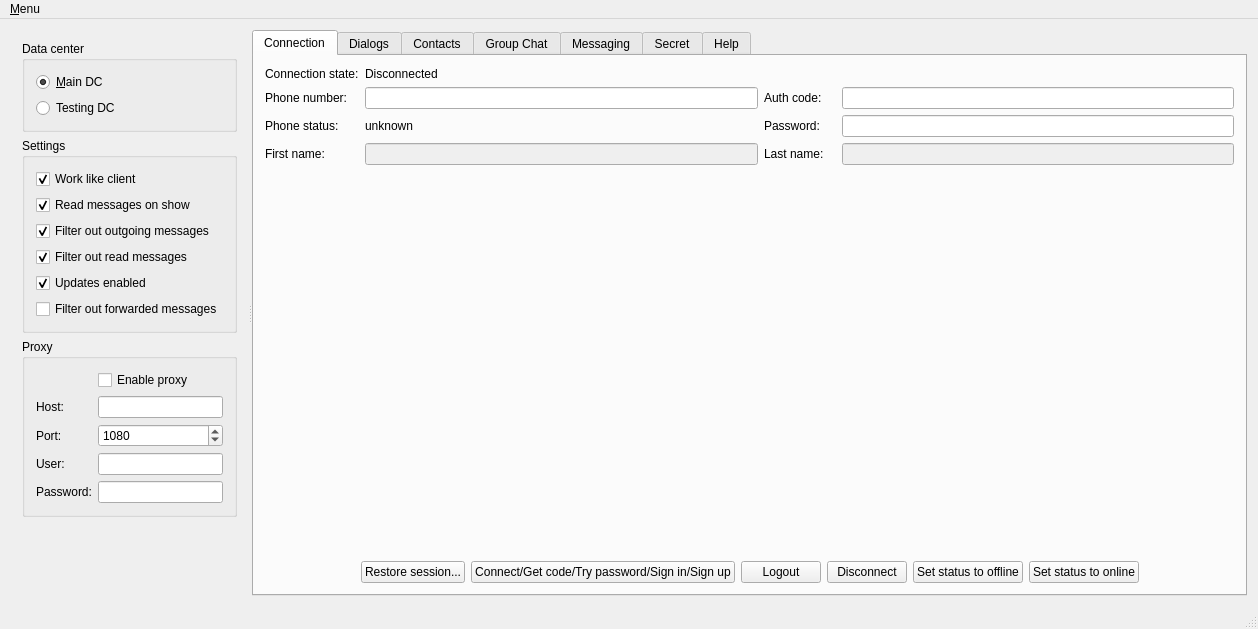
<?xml version="1.0" encoding="UTF-8"?>
<ui version="4.0">
 <class>MainWindow</class>
 <widget class="QMainWindow" name="MainWindow">
  <property name="geometry">
   <rect>
    <x>0</x>
    <y>0</y>
    <width>1255</width>
    <height>629</height>
   </rect>
  </property>
  <property name="windowTitle">
   <string>TelegramQt Test Application</string>
  </property>
  <widget class="QWidget" name="centralWidget">
   <layout class="QVBoxLayout" name="verticalLayout">
    <item>
     <widget class="QSplitter" name="mainSplitter">
      <property name="orientation">
       <enum>Qt::Horizontal</enum>
      </property>
      <widget class="QWidget" name="layoutWidget1">
       <layout class="QVBoxLayout" name="leftPanel">
        <item>
         <widget class="QGroupBox" name="groupBox">
          <property name="title">
           <string>Data center</string>
          </property>
          <layout class="QGridLayout" name="gridLayout">
           <item row="1" column="0">
            <widget class="QRadioButton" name="mainDcRadio">
             <property name="text">
              <string>&amp;Main DC</string>
             </property>
             <property name="checked">
              <bool>true</bool>
             </property>
            </widget>
           </item>
           <item row="2" column="0">
            <widget class="QRadioButton" name="testingDcRadio">
             <property name="text">
              <string>Testing DC</string>
             </property>
             <property name="checked">
              <bool>false</bool>
             </property>
            </widget>
           </item>
          </layout>
         </widget>
        </item>
        <item>
         <widget class="QGroupBox" name="groupBox_2">
          <property name="title">
           <string>Settings</string>
          </property>
          <layout class="QGridLayout" name="gridLayout_8">
           <item row="2" column="0">
            <widget class="QCheckBox" name="settingsReceivingFilterOutMessages">
             <property name="text">
              <string>Filter out outgoing messages</string>
             </property>
             <property name="checked">
              <bool>true</bool>
             </property>
            </widget>
           </item>
           <item row="0" column="0">
            <widget class="QCheckBox" name="workLikeClient">
             <property name="toolTip">
              <string>Set checked to enable client behavior. E.g. set online status on connection and set offline status on app quit.</string>
             </property>
             <property name="text">
              <string>Work like client</string>
             </property>
             <property name="checked">
              <bool>true</bool>
             </property>
            </widget>
           </item>
           <item row="3" column="0">
            <widget class="QCheckBox" name="settingsReceivingFilterReadMessages">
             <property name="text">
              <string>Filter out read messages</string>
             </property>
             <property name="checked">
              <bool>true</bool>
             </property>
            </widget>
           </item>
           <item row="5" column="0">
            <widget class="QCheckBox" name="settingsReceivingFilterForwardedMessages">
             <property name="text">
              <string>Filter out forwarded messages</string>
             </property>
            </widget>
           </item>
           <item row="1" column="0">
            <widget class="QCheckBox" name="settingsReadMessages">
             <property name="text">
              <string>Read messages on show</string>
             </property>
             <property name="checked">
              <bool>true</bool>
             </property>
            </widget>
           </item>
           <item row="4" column="0">
            <widget class="QCheckBox" name="settingsUpdatesEnabled">
             <property name="text">
              <string>Updates enabled</string>
             </property>
             <property name="checked">
              <bool>true</bool>
             </property>
            </widget>
           </item>
          </layout>
         </widget>
        </item>
        <item>
         <widget class="QGroupBox" name="groupBox_3">
          <property name="title">
           <string>Proxy</string>
          </property>
          <layout class="QFormLayout" name="formLayout">
           <item row="1" column="0">
            <widget class="QLabel" name="label_7">
             <property name="text">
              <string>Host:</string>
             </property>
            </widget>
           </item>
           <item row="1" column="1">
            <widget class="QLineEdit" name="settingsProxyHost"/>
           </item>
           <item row="2" column="0">
            <widget class="QLabel" name="label_8">
             <property name="text">
              <string>Port:</string>
             </property>
            </widget>
           </item>
           <item row="2" column="1">
            <widget class="QSpinBox" name="settingsProxyPort">
             <property name="maximum">
              <number>65535</number>
             </property>
             <property name="value">
              <number>1080</number>
             </property>
            </widget>
           </item>
           <item row="0" column="1">
            <widget class="QCheckBox" name="settingsProxyEnable">
             <property name="text">
              <string>Enable proxy</string>
             </property>
            </widget>
           </item>
           <item row="3" column="0">
            <widget class="QLabel" name="label_9">
             <property name="text">
              <string>User:</string>
             </property>
            </widget>
           </item>
           <item row="3" column="1">
            <widget class="QLineEdit" name="settingsProxyUser"/>
           </item>
           <item row="4" column="0">
            <widget class="QLabel" name="label_18">
             <property name="text">
              <string>Password:</string>
             </property>
            </widget>
           </item>
           <item row="4" column="1">
            <widget class="QLineEdit" name="settingsProxyPassword">
             <property name="echoMode">
              <enum>QLineEdit::Password</enum>
             </property>
            </widget>
           </item>
          </layout>
         </widget>
        </item>
        <item>
         <spacer name="verticalSpacer_2">
          <property name="orientation">
           <enum>Qt::Vertical</enum>
          </property>
          <property name="sizeHint" stdset="0">
           <size>
            <width>20</width>
            <height>20</height>
           </size>
          </property>
         </spacer>
        </item>
       </layout>
      </widget>
      <widget class="QTabWidget" name="tabWidget">
       <property name="currentIndex">
        <number>0</number>
       </property>
       <widget class="QWidget" name="tabMain">
        <attribute name="title">
         <string>Connection</string>
        </attribute>
        <layout class="QGridLayout" name="gridLayout_6" rowstretch="0,0,0,0,0,0">
         <item row="3" column="5">
          <widget class="QLineEdit" name="lastName">
           <property name="enabled">
            <bool>false</bool>
           </property>
          </widget>
         </item>
         <item row="0" column="0">
          <widget class="QLabel" name="label">
           <property name="text">
            <string>Connection state:</string>
           </property>
          </widget>
         </item>
         <item row="1" column="1">
          <widget class="QLineEdit" name="phoneNumber"/>
         </item>
         <item row="1" column="5">
          <widget class="QLineEdit" name="confirmationCode">
           <property name="echoMode">
            <enum>QLineEdit::Password</enum>
           </property>
          </widget>
         </item>
         <item row="1" column="0">
          <widget class="QLabel" name="label_2">
           <property name="text">
            <string>Phone number:</string>
           </property>
          </widget>
         </item>
         <item row="3" column="1">
          <widget class="QLineEdit" name="firstName">
           <property name="enabled">
            <bool>false</bool>
           </property>
          </widget>
         </item>
         <item row="2" column="0">
          <widget class="QLabel" name="label_4">
           <property name="text">
            <string>Phone status:</string>
           </property>
          </widget>
         </item>
         <item row="3" column="2">
          <widget class="QLabel" name="lastNameLabel">
           <property name="enabled">
            <bool>true</bool>
           </property>
           <property name="text">
            <string>Last name:</string>
           </property>
          </widget>
         </item>
         <item row="5" column="0" colspan="6">
          <layout class="QHBoxLayout" name="horizontalLayout">
           <item>
            <spacer name="horizontalSpacer_3">
             <property name="orientation">
              <enum>Qt::Horizontal</enum>
             </property>
             <property name="sizeHint" stdset="0">
              <size>
               <width>40</width>
               <height>20</height>
              </size>
             </property>
            </spacer>
           </item>
           <item>
            <widget class="QPushButton" name="restoreSession">
             <property name="text">
              <string>Restore session...</string>
             </property>
            </widget>
           </item>
           <item>
            <widget class="QPushButton" name="connectionStepButton">
             <property name="text">
              <string>Connect/Get code/Try password/Sign in/Sign up</string>
             </property>
            </widget>
           </item>
           <item>
            <widget class="QPushButton" name="logoutButton">
             <property name="toolTip">
              <string>Destroy the session</string>
             </property>
             <property name="text">
              <string>Logout</string>
             </property>
            </widget>
           </item>
           <item>
            <widget class="QPushButton" name="disconnectButton">
             <property name="text">
              <string>Disconnect</string>
             </property>
            </widget>
           </item>
           <item>
            <widget class="QPushButton" name="setStatusOffline">
             <property name="toolTip">
              <string>Set visible status to offline. Actual connection status will not be changed.</string>
             </property>
             <property name="text">
              <string>Set status to offline</string>
             </property>
            </widget>
           </item>
           <item>
            <widget class="QPushButton" name="setStatusOnline">
             <property name="toolTip">
              <string>Set visible status to online. Actual connection status will not be changed.</string>
             </property>
             <property name="text">
              <string>Set status to online</string>
             </property>
            </widget>
           </item>
           <item>
            <spacer name="horizontalSpacer_2">
             <property name="orientation">
              <enum>Qt::Horizontal</enum>
             </property>
             <property name="sizeHint" stdset="0">
              <size>
               <width>40</width>
               <height>20</height>
              </size>
             </property>
            </spacer>
           </item>
          </layout>
         </item>
         <item row="1" column="2">
          <widget class="QLabel" name="label_5">
           <property name="text">
            <string>Auth code:</string>
           </property>
          </widget>
         </item>
         <item row="0" column="1">
          <widget class="QLabel" name="connectionState">
           <property name="text">
            <string>Disconnected</string>
           </property>
          </widget>
         </item>
         <item row="4" column="1">
          <spacer name="verticalSpacer_3">
           <property name="orientation">
            <enum>Qt::Vertical</enum>
           </property>
           <property name="sizeHint" stdset="0">
            <size>
             <width>20</width>
             <height>20</height>
            </size>
           </property>
          </spacer>
         </item>
         <item row="3" column="0">
          <widget class="QLabel" name="firstNameLabel">
           <property name="enabled">
            <bool>true</bool>
           </property>
           <property name="text">
            <string>First name:</string>
           </property>
          </widget>
         </item>
         <item row="2" column="1">
          <widget class="QLabel" name="phoneStatus">
           <property name="text">
            <string>unknown</string>
           </property>
          </widget>
         </item>
         <item row="2" column="2">
          <widget class="QLabel" name="passwordLabel">
           <property name="text">
            <string>Password:</string>
           </property>
          </widget>
         </item>
         <item row="2" column="5">
          <widget class="QLineEdit" name="password">
           <property name="echoMode">
            <enum>QLineEdit::Password</enum>
           </property>
          </widget>
         </item>
        </layout>
       </widget>
       <widget class="QWidget" name="tabDialogs">
        <attribute name="title">
         <string>Dialogs</string>
        </attribute>
        <layout class="QGridLayout" name="gridLayout_13">
         <item row="0" column="0">
          <widget class="QTableView" name="dialogList">
           <attribute name="verticalHeaderDefaultSectionSize">
            <number>64</number>
           </attribute>
          </widget>
         </item>
        </layout>
       </widget>
       <widget class="QWidget" name="tabContacts">
        <attribute name="title">
         <string>Contacts</string>
        </attribute>
        <layout class="QGridLayout" name="gridLayout_9">
         <item row="0" column="0">
          <widget class="QSplitter" name="contactsSplitter">
           <property name="orientation">
            <enum>Qt::Vertical</enum>
           </property>
           <widget class="QTableView" name="contactListTable">
            <attribute name="verticalHeaderDefaultSectionSize">
             <number>64</number>
            </attribute>
           </widget>
           <widget class="QTableView" name="contactSearchResult">
            <property name="contextMenuPolicy">
             <enum>Qt::CustomContextMenu</enum>
            </property>
            <attribute name="verticalHeaderDefaultSectionSize">
             <number>64</number>
            </attribute>
           </widget>
          </widget>
         </item>
         <item row="1" column="0">
          <layout class="QHBoxLayout" name="horizontalLayout_2">
           <item>
            <widget class="QLabel" name="label_3">
             <property name="text">
              <string>Contact:</string>
             </property>
            </widget>
           </item>
           <item>
            <widget class="QLineEdit" name="currentContact"/>
           </item>
           <item>
            <widget class="QPushButton" name="findContact">
             <property name="text">
              <string>Find contact</string>
             </property>
            </widget>
           </item>
           <item>
            <widget class="QPushButton" name="addContact">
             <property name="text">
              <string>Add contact</string>
             </property>
            </widget>
           </item>
           <item>
            <widget class="QPushButton" name="deleteContact">
             <property name="text">
              <string>Delete contact</string>
             </property>
            </widget>
           </item>
           <item>
            <widget class="QPushButton" name="blockContact">
             <property name="text">
              <string>Block contact</string>
             </property>
            </widget>
           </item>
           <item>
            <widget class="QPushButton" name="unblockContact">
             <property name="text">
              <string>Unblock contact</string>
             </property>
            </widget>
           </item>
          </layout>
         </item>
        </layout>
       </widget>
       <widget class="QWidget" name="tabChats">
        <attribute name="title">
         <string>Group Chat</string>
        </attribute>
        <layout class="QGridLayout" name="gridLayout_7">
         <item row="0" column="1">
          <widget class="QLineEdit" name="groupChatName"/>
         </item>
         <item row="1" column="0" colspan="2">
          <widget class="QSplitter" name="groupChatSplitter">
           <property name="orientation">
            <enum>Qt::Horizontal</enum>
           </property>
           <widget class="QWidget" name="layoutWidget2">
            <layout class="QGridLayout" name="groupChatMessagingGrid">
             <item row="0" column="0">
              <widget class="QTableView" name="groupChatMessagingView">
               <property name="verticalScrollMode">
                <enum>QAbstractItemView::ScrollPerPixel</enum>
               </property>
               <property name="horizontalScrollMode">
                <enum>QAbstractItemView::ScrollPerPixel</enum>
               </property>
              </widget>
             </item>
             <item row="1" column="0">
              <layout class="QGridLayout" name="gridLayout_14">
               <item row="0" column="5">
                <widget class="QPushButton" name="groupChatGetHistoryRequest">
                 <property name="text">
                  <string>Request</string>
                 </property>
                </widget>
               </item>
               <item row="1" column="1" colspan="4">
                <widget class="QLineEdit" name="groupChatMessage"/>
               </item>
               <item row="1" column="0">
                <widget class="QLabel" name="label_13">
                 <property name="text">
                  <string>Message:</string>
                 </property>
                </widget>
               </item>
               <item row="0" column="1">
                <widget class="QLabel" name="label_28">
                 <property name="text">
                  <string>Messages:</string>
                 </property>
                </widget>
               </item>
               <item row="0" column="4">
                <widget class="QSpinBox" name="groupChatGetHistoryOffset">
                 <property name="maximum">
                  <number>10000</number>
                 </property>
                </widget>
               </item>
               <item row="0" column="0">
                <widget class="QLabel" name="label_25">
                 <property name="text">
                  <string>&lt;b&gt;Get history:&lt;/b&gt;</string>
                 </property>
                </widget>
               </item>
               <item row="0" column="2">
                <widget class="QSpinBox" name="groupChatGetHistoryLimit">
                 <property name="maximum">
                  <number>10000</number>
                 </property>
                 <property name="value">
                  <number>30</number>
                 </property>
                </widget>
               </item>
               <item row="0" column="3">
                <widget class="QLabel" name="label_26">
                 <property name="text">
                  <string>Offset:</string>
                 </property>
                </widget>
               </item>
               <item row="1" column="5">
                <widget class="QPushButton" name="groupChatSendButton">
                 <property name="text">
                  <string>Send</string>
                 </property>
                </widget>
               </item>
               <item row="1" column="6">
                <widget class="QPushButton" name="groupChatAttachButton">
                 <property name="text">
                  <string>Attach</string>
                 </property>
                </widget>
               </item>
              </layout>
             </item>
            </layout>
           </widget>
           <widget class="QWidget" name="layoutWidget3">
            <layout class="QGridLayout" name="groupChatContactsGrid">
             <item row="2" column="1">
              <widget class="QLineEdit" name="groupChatContactPhone"/>
             </item>
             <item row="1" column="0" colspan="5">
              <widget class="QTableView" name="groupChatContacts">
               <attribute name="verticalHeaderDefaultSectionSize">
                <number>64</number>
               </attribute>
              </widget>
             </item>
             <item row="2" column="2">
              <widget class="QPushButton" name="groupChatAddContact">
               <property name="text">
                <string>Add/Remove</string>
               </property>
              </widget>
             </item>
             <item row="2" column="0">
              <widget class="QLabel" name="label_12">
               <property name="text">
                <string>Contact phone:</string>
               </property>
              </widget>
             </item>
             <item row="0" column="0" colspan="5">
              <widget class="QLabel" name="label_10">
               <property name="text">
                <string>Contacts:</string>
               </property>
               <property name="alignment">
                <set>Qt::AlignCenter</set>
               </property>
              </widget>
             </item>
             <item row="2" column="3">
              <widget class="QSpinBox" name="groupChatAddContactForwardMessages"/>
             </item>
            </layout>
           </widget>
           <widget class="QWidget" name="layoutWidget4">
            <layout class="QGridLayout" name="gridLayout_5">
             <item row="2" column="0">
              <widget class="QPushButton" name="groupChatCreateChat">
               <property name="text">
                <string>Create chat</string>
               </property>
              </widget>
             </item>
             <item row="2" column="1">
              <widget class="QPushButton" name="groupChatLeaveChat">
               <property name="text">
                <string>Leave chat</string>
               </property>
              </widget>
             </item>
             <item row="1" column="0" colspan="2">
              <widget class="QTableView" name="groupChatChatsList">
               <attribute name="verticalHeaderDefaultSectionSize">
                <number>64</number>
               </attribute>
              </widget>
             </item>
             <item row="0" column="0" colspan="2">
              <widget class="QLabel" name="label_14">
               <property name="text">
                <string>Chats list:</string>
               </property>
               <property name="alignment">
                <set>Qt::AlignCenter</set>
               </property>
              </widget>
             </item>
            </layout>
           </widget>
          </widget>
         </item>
         <item row="0" column="0">
          <widget class="QLabel" name="label_11">
           <property name="text">
            <string>Chat name:</string>
           </property>
          </widget>
         </item>
        </layout>
       </widget>
       <widget class="QWidget" name="tabMessaging">
        <attribute name="title">
         <string>Messaging</string>
        </attribute>
        <layout class="QGridLayout" name="gridLayout_4" rowstretch="1,0">
         <item row="1" column="0">
          <widget class="QWidget" name="widget" native="true">
           <property name="sizePolicy">
            <sizepolicy hsizetype="Preferred" vsizetype="Minimum">
             <horstretch>0</horstretch>
             <verstretch>0</verstretch>
            </sizepolicy>
           </property>
           <property name="minimumSize">
            <size>
             <width>0</width>
             <height>0</height>
            </size>
           </property>
           <layout class="QGridLayout" name="gridLayout_11">
            <item row="0" column="0">
             <widget class="QSplitter" name="splitter">
              <property name="orientation">
               <enum>Qt::Vertical</enum>
              </property>
              <widget class="QWidget" name="layoutWidget">
               <layout class="QGridLayout" name="gridLayout_12">
                <item row="0" column="6">
                 <widget class="QSpinBox" name="messagingGetHistoryLimit">
                  <property name="maximum">
                   <number>10000</number>
                  </property>
                  <property name="value">
                   <number>30</number>
                  </property>
                 </widget>
                </item>
                <item row="0" column="3">
                 <widget class="QLabel" name="messagingContactAction">
                  <property name="minimumSize">
                   <size>
                    <width>40</width>
                    <height>0</height>
                   </size>
                  </property>
                  <property name="text">
                   <string>(no action)</string>
                  </property>
                 </widget>
                </item>
                <item row="0" column="9">
                 <widget class="QPushButton" name="messagingGetHistoryRequest">
                  <property name="text">
                   <string>Request</string>
                  </property>
                 </widget>
                </item>
                <item row="0" column="5">
                 <widget class="QLabel" name="label_16">
                  <property name="text">
                   <string>Messages:</string>
                  </property>
                 </widget>
                </item>
                <item row="0" column="7">
                 <widget class="QLabel" name="label_17">
                  <property name="text">
                   <string>Offset:</string>
                  </property>
                 </widget>
                </item>
                <item row="0" column="8">
                 <widget class="QSpinBox" name="messagingGetHistoryOffset">
                  <property name="maximum">
                   <number>10000</number>
                  </property>
                 </widget>
                </item>
                <item row="1" column="9">
                 <widget class="QPushButton" name="messagingSendButton">
                  <property name="text">
                   <string>Send</string>
                  </property>
                 </widget>
                </item>
                <item row="1" column="0" colspan="9">
                 <widget class="QLineEdit" name="messagingMessage"/>
                </item>
                <item row="0" column="4">
                 <widget class="QLabel" name="label_15">
                  <property name="text">
                   <string>&lt;b&gt;Get history:&lt;/b&gt;</string>
                  </property>
                 </widget>
                </item>
                <item row="1" column="10">
                 <widget class="QPushButton" name="messagingAttachButton">
                  <property name="text">
                   <string>Attach</string>
                  </property>
                 </widget>
                </item>
                <item row="0" column="0">
                 <widget class="QLabel" name="messagingContactName">
                  <property name="text">
                   <string>Unknown name</string>
                  </property>
                 </widget>
                </item>
                <item row="0" column="1">
                 <widget class="QLabel" name="messagingContactStatus">
                  <property name="text">
                   <string>(unknown status)</string>
                  </property>
                 </widget>
                </item>
                <item row="0" column="2">
                 <widget class="QLineEdit" name="messagingContactIdentifier">
                  <property name="text">
                   <string>unknown identifier</string>
                  </property>
                 </widget>
                </item>
               </layout>
              </widget>
             </widget>
            </item>
           </layout>
          </widget>
         </item>
         <item row="0" column="0">
          <widget class="QTableView" name="messagingView">
           <property name="contextMenuPolicy">
            <enum>Qt::CustomContextMenu</enum>
           </property>
           <property name="verticalScrollMode">
            <enum>QAbstractItemView::ScrollPerPixel</enum>
           </property>
           <property name="horizontalScrollMode">
            <enum>QAbstractItemView::ScrollPerPixel</enum>
           </property>
          </widget>
         </item>
        </layout>
       </widget>
       <widget class="QWidget" name="tabSecret">
        <attribute name="title">
         <string>Secret</string>
        </attribute>
        <layout class="QGridLayout" name="gridLayout_2">
         <item row="2" column="1">
          <layout class="QHBoxLayout" name="horizontalLayout_4">
           <item>
            <widget class="QPushButton" name="getSecretInfo">
             <property name="text">
              <string>Get info</string>
             </property>
            </widget>
           </item>
           <item>
            <widget class="QPushButton" name="secondConnectButton">
             <property name="text">
              <string>Connect</string>
             </property>
            </widget>
           </item>
           <item>
            <widget class="QPushButton" name="secretOpenFile">
             <property name="text">
              <string>Open file...</string>
             </property>
            </widget>
           </item>
           <item>
            <widget class="QPushButton" name="secretSaveAs">
             <property name="text">
              <string>Save as...</string>
             </property>
            </widget>
           </item>
          </layout>
         </item>
         <item row="0" column="0">
          <widget class="QLabel" name="label_6">
           <property name="text">
            <string>Secret:</string>
           </property>
          </widget>
         </item>
         <item row="0" column="1">
          <widget class="QPlainTextEdit" name="secretInfo">
           <property name="plainText">
            <string/>
           </property>
          </widget>
         </item>
        </layout>
       </widget>
       <widget class="QWidget" name="tabHelp">
        <attribute name="title">
         <string>Help</string>
        </attribute>
        <layout class="QGridLayout" name="gridLayout_10">
         <item row="0" column="0">
          <widget class="QPlainTextEdit" name="helpView">
           <property name="readOnly">
            <bool>true</bool>
           </property>
          </widget>
         </item>
        </layout>
       </widget>
      </widget>
     </widget>
    </item>
   </layout>
  </widget>
  <widget class="QMenuBar" name="menuBar">
   <property name="geometry">
    <rect>
     <x>0</x>
     <y>0</y>
     <width>1255</width>
     <height>27</height>
    </rect>
   </property>
   <widget class="QMenu" name="menu_File">
    <property name="title">
     <string>&amp;Menu</string>
    </property>
    <addaction name="actionShowSettings"/>
    <addaction name="actionQuit"/>
   </widget>
   <addaction name="menu_File"/>
  </widget>
  <widget class="QStatusBar" name="statusBar"/>
  <action name="actionQuit">
   <property name="text">
    <string>E&amp;xit</string>
   </property>
   <property name="shortcut">
    <string>Ctrl+Q</string>
   </property>
  </action>
  <action name="actionShowSettings">
   <property name="checkable">
    <bool>true</bool>
   </property>
   <property name="text">
    <string>Show settings</string>
   </property>
   <property name="shortcut">
    <string>Alt+0</string>
   </property>
  </action>
 </widget>
 <layoutdefault spacing="6" margin="11"/>
 <resources/>
 <connections>
  <connection>
   <sender>messagingMessage</sender>
   <signal>returnPressed()</signal>
   <receiver>messagingSendButton</receiver>
   <slot>click()</slot>
   <hints>
    <hint type="sourcelabel">
     <x>635</x>
     <y>566</y>
    </hint>
    <hint type="destinationlabel">
     <x>722</x>
     <y>571</y>
    </hint>
   </hints>
  </connection>
  <connection>
   <sender>actionQuit</sender>
   <signal>triggered()</signal>
   <receiver>MainWindow</receiver>
   <slot>close()</slot>
   <hints>
    <hint type="sourcelabel">
     <x>-1</x>
     <y>-1</y>
    </hint>
    <hint type="destinationlabel">
     <x>446</x>
     <y>614</y>
    </hint>
   </hints>
  </connection>
 </connections>
</ui>
